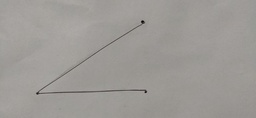
#> input picture a.jpg, 256 x 118 px, shrunk from 4000 x 1844 before the run, found by its file name
$ jupyter execute Sobel_Filter.ipynb
#> lines starting #> are read from the running program, lines starting #| are printed output that depends on the picture
[cell 1]
import cv2
import matplotlib.pyplot as plt
import numpy as np

[cell 2]
og_image = cv2.imread("/work/a.jpg")
#> og_image is the input picture: shape (118, 256, 3); mean B, G, R 150.4, 154.2, 157.6

plt.imshow(og_image)
plt.show()

# Convert Image to Grayscale with 3 dims

[cell 3]
image = og_image.mean(axis =2,keepdims = True)/255.0
image = np.concatenate([image]*3,axis = 2)
#> image: shape (118, 256, 3) float64

plt.imshow(image)
plt.show()

[cell 4]
vert_filter = [[-1,-2,-1],[0,0,0],[1,2,1]]
hori_filter = [[-1,0,1],[-2,0,2],[-1,0,1]]
n,m,d = image.shape
#> n = 118; m = 256; d = 3

# Vertical Edges

[cell 5]
# VERTICAL EDGE

vertical_image = np.zeros_like(image)

for row in range(3,n-2):
    for col in range(3,m-2):
        local_pixels = image[row-1:row+2,col-1:col+2,0]
        transformed_pixel = vert_filter*local_pixels
        vert_score = (transformed_pixel.sum()+4)/8
        vertical_image[row,col] = [vert_score]*3
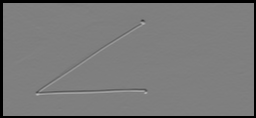
#> vertical_image: shape (118, 256, 3) float64; min 0, max 0.737, mean 0.469

plt.imshow(vertical_image)
plt.show()

# Horizontal Edges

[cell 6]
horizontal_image = np.zeros_like(image)

for row in range(3,n-2):
    for col in range(3,m-2):
        local_pixels = image[row-1:row+2,col-1:col+2,0]
        transformed_pixel = hori_filter*local_pixels
        horizontal_score = (transformed_pixel.sum()+4)/8
        horizontal_image[row,col] = [horizontal_score]*3

plt.imshow(horizontal_image)
plt.show()

# Combined Edge Detection

[cell 7]
edge_image = np.zeros_like(image)

for row in range(3,n-2):
    for col in range(3,m-2):

        local_pixels = image[row-1:row+2,col-1:col+2,0]

        vertical_transformed_pixel = vert_filter*local_pixels
        vert_score = vertical_transformed_pixel.sum()/4

        horizontal_transformed_pixel = hori_filter*local_pixels
        horizontal_score = horizontal_transformed_pixel.sum()/4

        edge_score = (vert_score**2 + horizontal_score**2)**0.5
        edge_image[row,col] = [edge_score]*3
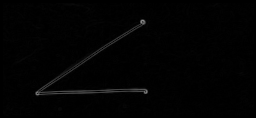
#> edge_image: shape (118, 256, 3) float64; min 0, max 0.553, mean 0.0109

edge_image = edge_image/edge_image.max()
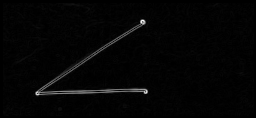
#> edge_image: shape (118, 256, 3) float64; min 0, max 1, mean 0.0198
